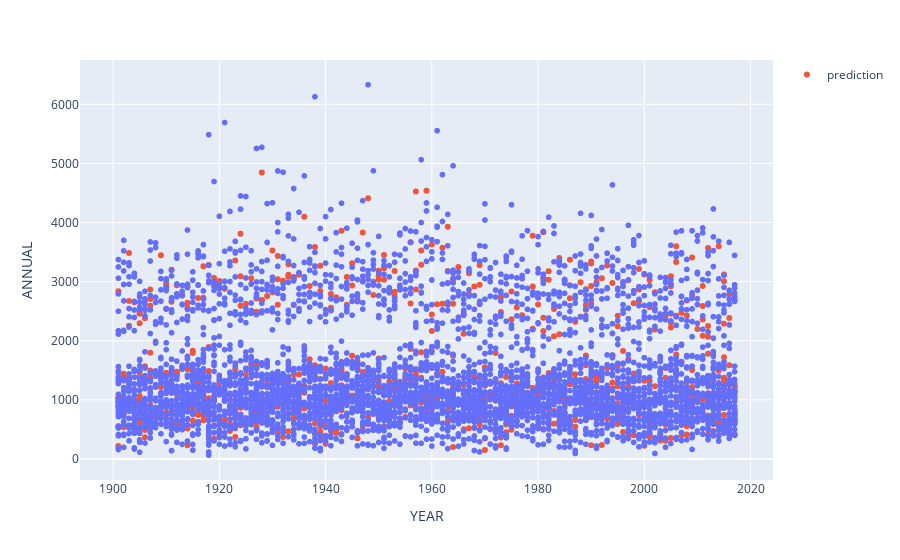

Notebook source saved alongside this figure:
### Code cell
# VISUALIZE prediction
fig = px.scatter(df, x='YEAR', y='ANNUAL')
fig.add_scatter(x=X_test['YEAR'], y=y_pred, mode='markers', name='prediction',)
fig.show()

### Figure 1 — Plotly figure (JSON) as saved in the notebook; plotly's stock layout.template omitted (floating-point values rounded to 4 significant figures; data arrays with more than 128 entries replaced by an {"elided": "..."} marker saying what was removed)
{"data": [{"hovertemplate": "YEAR=%{x}<br>ANNUAL=%{y}<extra></extra>", "legendgroup": "", "marker": {"color": "#636efa", "symbol": "circle"}, "mode": "markers", "name": "", "showlegend": false, "type": "scattergl", "x": {"elided": "4187 int values"}, "xaxis": "x", "y": {"elided": "4187 float values"}, "yaxis": "y"}, {"mode": "markers", "name": "prediction", "type": "scatter", "x": {"elided": "838 int values"}, "y": {"elided": "838 float values"}}], "layout": {"legend": {"tracegroupgap": 0}, "margin": {"t": 60}, "xaxis": {"anchor": "y", "domain": [0, 1], "title": {"text": "YEAR"}}, "yaxis": {"anchor": "x", "domain": [0, 1], "title": {"text": "ANNUAL"}}}}
